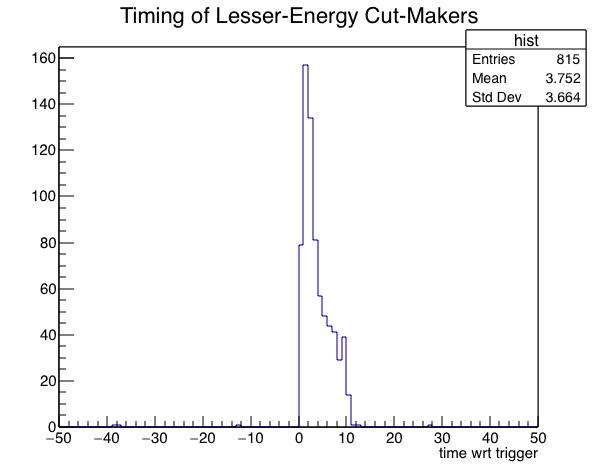

Write Python code to recreate this figure.
import sys
import math
import ROOT

c = ROOT.TCanvas("c","", 600, 500)
#d = ROOT.TCanvas("d", "", 600, 500)
ch = ROOT.TChain("flash_tree")
ch.AddFile("niki_tree.root")

# Given a set of flashes, determines whether they will
# make a given energy cut
def makesCut(start_ctr, end_ctr, cut):
    maxnpe = 0.
    while start_ctr < end_ctr:
        ch.GetEntry(start_ctr)
        if ch.flash_npe > maxnpe:
            maxnpe = ch.flash_npe
        start_ctr += 1
    if maxnpe > cut:
        return True
    else:
        return False

# Given a starting point and ending point, order flahes in npe.
# Returns a list of the npes sorted in reverse order
def orderInNpe(start_ctr, end_ctr):
    ordered_npes = []
    points_dict = {}
    while start_ctr < end_ctr:
        ch.GetEntry(start_ctr)
        points_dict[ch.flash_npe] = (ch.flash_z, ch.flash_t)
        start_ctr += 1
    for key in sorted(points_dict.iterkeys()):
        ordered_npes.append(key)
        ordered_npes_yes = list(reversed(ordered_npes))
    return ordered_npes_yes, points_dict
    
# Given a starting ctr number, returns the ctr
# of the first point in the next event
def getEndpoint(start_ctr):
    last_event_id = None
    while start_ctr < ch.GetEntries():
        ch.GetEntry(start_ctr)
        event_id = (ch.run, ch.subrun, ch.event)
        if last_event_id and not event_id == last_event_id:
            break
        last_event_id = event_id
        start_ctr += 1
    return start_ctr

ctr = 0

for window_size in {1}:

    # Set the cut value here
    cut_value = 5

    # Set preliminary values to avoid getting messed up in the future
    endpoint = 0
    points_dict = {}

    hist = ROOT.TH1D("hist", "Timing of Lesser-Energy Cut-Makers", 100, -50, 50)
    hist.GetXaxis().SetTitle("time wrt trigger")
    kist = ROOT.TH1D('hist', "Npe value", 100, 0, 500)
    kist.GetXaxis().SetTitle("npe")
    ctr = 0
    above_ctr = 0
    while 1:

        # Find the endpoint of this event
        endpoint = getEndpoint(ctr)

        # Order flashes in time within the event (time_list is a list of the ctrs
        # of the various flashes, ordered in time)
        ordered_npes, points_dict = orderInNpe(ctr, endpoint)

        # Fill histogram and reset analysis variables @ event boundary
        if makesCut(ctr, endpoint, cut_value):
            endtime = None
            max_npe = 0.
            veto_zone = []
            ch.GetEntry(ctr)
            vetoed = True
            for i in ordered_npes:
                    if not i > cut_value:
                        continue
                    if vetoed:
                        vetoed = False
                    elif not vetoed:
                        hist.Fill(points_dict[i][1])
                        kist.Fill(i)
                        print "Filled for npe = " + str(i) + " at time " + str(points_dict[i][1])
                        
        # Reset vars for new event
        ctr = endpoint
#        print ctr
        if not ctr < ch.GetEntries():
            break
hist.Draw()
c.Update()
c.SaveAs("z_diff_after_greatest_npe_time.png")
#d.cd()
#d.SetLogx(1)
#kist.Draw()
#d.Update()
#d.SaveAs("z_diff_after_greatest_npe_npe_value.png")
print "Hit <ENTER> to exit"
sys.stdin.readline()
